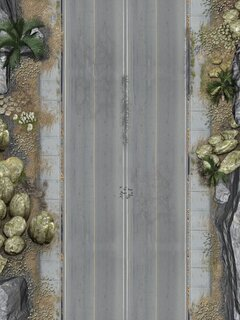
#> input picture Objetos/1Jugador.jpg, 240 x 320 px, found by its file name
$ python divisor_imagenes.py
#> lines starting #> are read from the running program, lines starting #| are printed output that depends on the picture
from PIL import Image

def rgb_to_rgb565(r, g, b):
    """Convierte un color RGB a formato RGB565."""
    return ((r & 0xF8) << 8) | ((g & 0xFC) << 3) | (b >> 3)

def convert_image_to_rgb565(image_path, output_path):
    """Convierte una imagen a formato RGB565 y la guarda en un archivo binario."""
#> called with image_path = '1Jugador.jpg', output_path = 'Game_over_rgb565.bin'
    # Cargar la imagen y convertirla a RGB
    img = Image.open(image_path).convert('RGB')
#> img is the input picture: PIL image 240x320 RGB; mean R, G, B 129, 128.5, 122.3
    pixels = img.load()

    # Crear un archivo binario para guardar los datos en formato RGB565
    with open(output_path, 'wb') as f:
        for y in range(img.height):
            for x in range(img.width):
                r, g, b = pixels[x, y]  # Obtener los valores RGB
                rgb565 = rgb_to_rgb565(r, g, b)  # Convertir a RGB565
                # Escribir los dos bytes de RGB565
                f.write(rgb565.to_bytes(2, byteorder='big'))

    print(f"Imagen convertida a RGB565 y guardada en {output_path}")

# Convertir la imagen completa a RGB565
convert_image_to_rgb565('1Jugador.jpg', 'Game_over_rgb565.bin')


def convert_and_split_image_to_rgb565(image_path, part1_output, part2_output):
    """Convierte y divide una imagen a RGB565 en dos partes."""
#> called with image_path = '1Jugador.jpg', part1_output = '1Jugador1.bin', part2_output = '1Jugador2.bin'
    # Cargar la imagen y convertirla a RGB
    img = Image.open(image_path).convert('RGB')

    # Dividir la imagen en dos partes
    part1 = img.crop((0, 0, 240, 250))  # Parte 1: 240x250
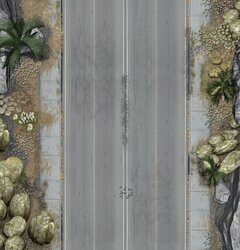
#> part1: PIL image 240x250 RGB; mean R, G, B 129, 128.5, 121.5
    part2 = img.crop((0, 250, 240, 320))  # Parte 2: 240x70
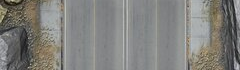
#> part2: PIL image 240x70 RGB; mean R, G, B 129.1, 128.7, 125.1

    # Convertir y guardar la primera parte
    with open(part1_output, 'wb') as f:
        pixels = part1.load()
        for y in range(part1.height):
            for x in range(part1.width):
                r, g, b = pixels[x, y]
                rgb565 = rgb_to_rgb565(r, g, b)
                f.write(rgb565.to_bytes(2, byteorder='big'))

    # Convertir y guardar la segunda parte
    with open(part2_output, 'wb') as f:
        pixels = part2.load()
        for y in range(part2.height):
            for x in range(part2.width):
                r, g, b = pixels[x, y]
                rgb565 = rgb_to_rgb565(r, g, b)
                f.write(rgb565.to_bytes(2, byteorder='big'))

    print(f"Imagen dividida y convertida a RGB565: {part1_output}, {part2_output}")

# Dividir y convertir la imagen a RGB565
convert_and_split_image_to_rgb565('1Jugador.jpg', '1Jugador1.bin', '1Jugador2.bin')
